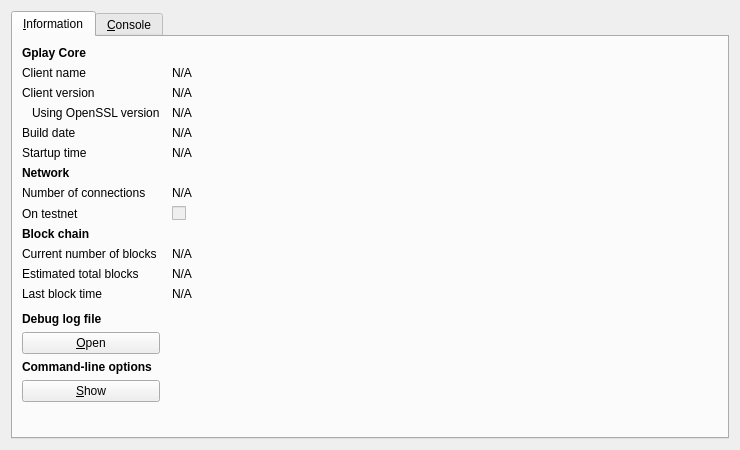
<?xml version="1.0" encoding="UTF-8"?>
<ui version="4.0">
 <class>RPCConsole</class>
 <widget class="QDialog" name="RPCConsole">
  <property name="geometry">
   <rect>
    <x>0</x>
    <y>0</y>
    <width>740</width>
    <height>450</height>
   </rect>
  </property>
  <property name="windowTitle">
   <string>Gplay - Debug window</string>
  </property>
  <layout class="QVBoxLayout" name="verticalLayout_2">
   <item>
    <widget class="QTabWidget" name="tabWidget">
     <property name="currentIndex">
      <number>0</number>
     </property>
     <widget class="QWidget" name="tab_info">
      <attribute name="title">
       <string>&amp;Information</string>
      </attribute>
      <layout class="QGridLayout" name="gridLayout" columnstretch="0,1">
       <property name="horizontalSpacing">
        <number>12</number>
       </property>
       <item row="0" column="0">
        <widget class="QLabel" name="label_9">
         <property name="font">
          <font>
           <weight>75</weight>
           <bold>true</bold>
          </font>
         </property>
         <property name="text">
          <string>Gplay Core</string>
         </property>
        </widget>
       </item>
       <item row="1" column="0">
        <widget class="QLabel" name="label_5">
         <property name="text">
          <string>Client name</string>
         </property>
        </widget>
       </item>
       <item row="1" column="1">
        <widget class="QLabel" name="clientName">
         <property name="cursor">
          <cursorShape>IBeamCursor</cursorShape>
         </property>
         <property name="text">
          <string>N/A</string>
         </property>
         <property name="textFormat">
          <enum>Qt::PlainText</enum>
         </property>
         <property name="textInteractionFlags">
          <set>Qt::LinksAccessibleByMouse|Qt::TextSelectableByKeyboard|Qt::TextSelectableByMouse</set>
         </property>
        </widget>
       </item>
       <item row="2" column="0">
        <widget class="QLabel" name="label_6">
         <property name="text">
          <string>Client version</string>
         </property>
        </widget>
       </item>
       <item row="2" column="1">
        <widget class="QLabel" name="clientVersion">
         <property name="cursor">
          <cursorShape>IBeamCursor</cursorShape>
         </property>
         <property name="text">
          <string>N/A</string>
         </property>
         <property name="textFormat">
          <enum>Qt::PlainText</enum>
         </property>
         <property name="textInteractionFlags">
          <set>Qt::LinksAccessibleByMouse|Qt::TextSelectableByKeyboard|Qt::TextSelectableByMouse</set>
         </property>
        </widget>
       </item>
       <item row="3" column="0">
        <widget class="QLabel" name="label_14">
         <property name="text">
          <string>Using OpenSSL version</string>
         </property>
         <property name="indent">
          <number>10</number>
         </property>
        </widget>
       </item>
       <item row="3" column="1">
        <widget class="QLabel" name="openSSLVersion">
         <property name="cursor">
          <cursorShape>IBeamCursor</cursorShape>
         </property>
         <property name="text">
          <string>N/A</string>
         </property>
         <property name="textFormat">
          <enum>Qt::PlainText</enum>
         </property>
         <property name="textInteractionFlags">
          <set>Qt::LinksAccessibleByMouse|Qt::TextSelectableByKeyboard|Qt::TextSelectableByMouse</set>
         </property>
        </widget>
       </item>
       <item row="4" column="0">
        <widget class="QLabel" name="label_12">
         <property name="text">
          <string>Build date</string>
         </property>
        </widget>
       </item>
       <item row="4" column="1">
        <widget class="QLabel" name="buildDate">
         <property name="cursor">
          <cursorShape>IBeamCursor</cursorShape>
         </property>
         <property name="text">
          <string>N/A</string>
         </property>
         <property name="textFormat">
          <enum>Qt::PlainText</enum>
         </property>
         <property name="textInteractionFlags">
          <set>Qt::LinksAccessibleByMouse|Qt::TextSelectableByKeyboard|Qt::TextSelectableByMouse</set>
         </property>
        </widget>
       </item>
       <item row="5" column="0">
        <widget class="QLabel" name="label_13">
         <property name="text">
          <string>Startup time</string>
         </property>
        </widget>
       </item>
       <item row="5" column="1">
        <widget class="QLabel" name="startupTime">
         <property name="cursor">
          <cursorShape>IBeamCursor</cursorShape>
         </property>
         <property name="text">
          <string>N/A</string>
         </property>
         <property name="textFormat">
          <enum>Qt::PlainText</enum>
         </property>
         <property name="textInteractionFlags">
          <set>Qt::LinksAccessibleByMouse|Qt::TextSelectableByKeyboard|Qt::TextSelectableByMouse</set>
         </property>
        </widget>
       </item>
       <item row="6" column="0">
        <widget class="QLabel" name="label_11">
         <property name="font">
          <font>
           <weight>75</weight>
           <bold>true</bold>
          </font>
         </property>
         <property name="text">
          <string>Network</string>
         </property>
        </widget>
       </item>
       <item row="7" column="0">
        <widget class="QLabel" name="label_7">
         <property name="text">
          <string>Number of connections</string>
         </property>
        </widget>
       </item>
       <item row="7" column="1">
        <widget class="QLabel" name="numberOfConnections">
         <property name="cursor">
          <cursorShape>IBeamCursor</cursorShape>
         </property>
         <property name="text">
          <string>N/A</string>
         </property>
         <property name="textFormat">
          <enum>Qt::PlainText</enum>
         </property>
         <property name="textInteractionFlags">
          <set>Qt::LinksAccessibleByMouse|Qt::TextSelectableByKeyboard|Qt::TextSelectableByMouse</set>
         </property>
        </widget>
       </item>
       <item row="8" column="0">
        <widget class="QLabel" name="label_8">
         <property name="text">
          <string>On testnet</string>
         </property>
        </widget>
       </item>
       <item row="8" column="1">
        <widget class="QCheckBox" name="isTestNet">
         <property name="enabled">
          <bool>false</bool>
         </property>
         <property name="text">
          <string/>
         </property>
        </widget>
       </item>
       <item row="9" column="0">
        <widget class="QLabel" name="label_10">
         <property name="font">
          <font>
           <weight>75</weight>
           <bold>true</bold>
          </font>
         </property>
         <property name="text">
          <string>Block chain</string>
         </property>
        </widget>
       </item>
       <item row="10" column="0">
        <widget class="QLabel" name="label_3">
         <property name="text">
          <string>Current number of blocks</string>
         </property>
        </widget>
       </item>
       <item row="10" column="1">
        <widget class="QLabel" name="numberOfBlocks">
         <property name="cursor">
          <cursorShape>IBeamCursor</cursorShape>
         </property>
         <property name="text">
          <string>N/A</string>
         </property>
         <property name="textFormat">
          <enum>Qt::PlainText</enum>
         </property>
         <property name="textInteractionFlags">
          <set>Qt::LinksAccessibleByMouse|Qt::TextSelectableByKeyboard|Qt::TextSelectableByMouse</set>
         </property>
        </widget>
       </item>
       <item row="11" column="0">
        <widget class="QLabel" name="label_4">
         <property name="text">
          <string>Estimated total blocks</string>
         </property>
        </widget>
       </item>
       <item row="11" column="1">
        <widget class="QLabel" name="totalBlocks">
         <property name="cursor">
          <cursorShape>IBeamCursor</cursorShape>
         </property>
         <property name="text">
          <string>N/A</string>
         </property>
         <property name="textFormat">
          <enum>Qt::PlainText</enum>
         </property>
         <property name="textInteractionFlags">
          <set>Qt::LinksAccessibleByMouse|Qt::TextSelectableByKeyboard|Qt::TextSelectableByMouse</set>
         </property>
        </widget>
       </item>
       <item row="12" column="0">
        <widget class="QLabel" name="label_2">
         <property name="text">
          <string>Last block time</string>
         </property>
        </widget>
       </item>
       <item row="12" column="1">
        <widget class="QLabel" name="lastBlockTime">
         <property name="cursor">
          <cursorShape>IBeamCursor</cursorShape>
         </property>
         <property name="text">
          <string>N/A</string>
         </property>
         <property name="textFormat">
          <enum>Qt::PlainText</enum>
         </property>
         <property name="textInteractionFlags">
          <set>Qt::LinksAccessibleByMouse|Qt::TextSelectableByKeyboard|Qt::TextSelectableByMouse</set>
         </property>
        </widget>
       </item>
       <item row="13" column="0">
        <spacer name="verticalSpacer_2">
         <property name="orientation">
          <enum>Qt::Vertical</enum>
         </property>
         <property name="sizeHint" stdset="0">
          <size>
           <width>20</width>
           <height>20</height>
          </size>
         </property>
        </spacer>
       </item>
       <item row="14" column="0">
        <widget class="QLabel" name="labelDebugLogfile">
         <property name="font">
          <font>
           <weight>75</weight>
           <bold>true</bold>
          </font>
         </property>
         <property name="text">
          <string>Debug log file</string>
         </property>
        </widget>
       </item>
       <item row="15" column="0">
        <widget class="QPushButton" name="openDebugLogfileButton">
         <property name="toolTip">
          <string>Open the Gplay debug log file from the current data directory. This can take a few seconds for large log files.</string>
         </property>
         <property name="text">
          <string>&amp;Open</string>
         </property>
         <property name="autoDefault">
          <bool>false</bool>
         </property>
        </widget>
       </item>
       <item row="16" column="0">
        <widget class="QLabel" name="labelCLOptions">
         <property name="font">
          <font>
           <weight>75</weight>
           <bold>true</bold>
          </font>
         </property>
         <property name="text">
          <string>Command-line options</string>
         </property>
        </widget>
       </item>
       <item row="17" column="0">
        <widget class="QPushButton" name="showCLOptionsButton">
         <property name="toolTip">
          <string>Show the Gplay-Qt help message to get a list with possible Gplay command-line options.</string>
         </property>
         <property name="text">
          <string>&amp;Show</string>
         </property>
         <property name="autoDefault">
          <bool>false</bool>
         </property>
        </widget>
       </item>
       <item row="18" column="0">
        <spacer name="verticalSpacer">
         <property name="orientation">
          <enum>Qt::Vertical</enum>
         </property>
         <property name="sizeHint" stdset="0">
          <size>
           <width>20</width>
           <height>40</height>
          </size>
         </property>
        </spacer>
       </item>
      </layout>
     </widget>
     <widget class="QWidget" name="tab_console">
      <attribute name="title">
       <string>&amp;Console</string>
      </attribute>
      <layout class="QVBoxLayout" name="verticalLayout_3">
       <property name="spacing">
        <number>3</number>
       </property>
       <item>
        <widget class="QTextEdit" name="messagesWidget">
         <property name="minimumSize">
          <size>
           <width>0</width>
           <height>100</height>
          </size>
         </property>
         <property name="readOnly">
          <bool>true</bool>
         </property>
         <property name="tabKeyNavigation" stdset="0">
          <bool>false</bool>
         </property>
         <property name="columnCount" stdset="0">
          <number>2</number>
         </property>
        </widget>
       </item>
       <item>
        <layout class="QHBoxLayout" name="horizontalLayout">
         <property name="spacing">
          <number>3</number>
         </property>
         <item>
          <widget class="QLabel" name="label">
           <property name="text">
            <string notr="true">&gt;</string>
           </property>
          </widget>
         </item>
         <item>
          <widget class="QLineEdit" name="lineEdit"/>
         </item>
         <item>
          <widget class="QPushButton" name="clearButton">
           <property name="maximumSize">
            <size>
             <width>24</width>
             <height>24</height>
            </size>
           </property>
           <property name="toolTip">
            <string>Clear console</string>
           </property>
           <property name="text">
            <string/>
           </property>
           <property name="icon">
            <iconset resource="../bitcoin.qrc">
             <normaloff>:/icons/remove</normaloff>:/icons/remove</iconset>
           </property>
           <property name="shortcut">
            <string notr="true">Ctrl+L</string>
           </property>
           <property name="autoDefault">
            <bool>false</bool>
           </property>
          </widget>
         </item>
        </layout>
       </item>
      </layout>
     </widget>
    </widget>
   </item>
  </layout>
 </widget>
 <resources>
  <include location="../bitcoin.qrc"/>
 </resources>
 <connections/>
</ui>
